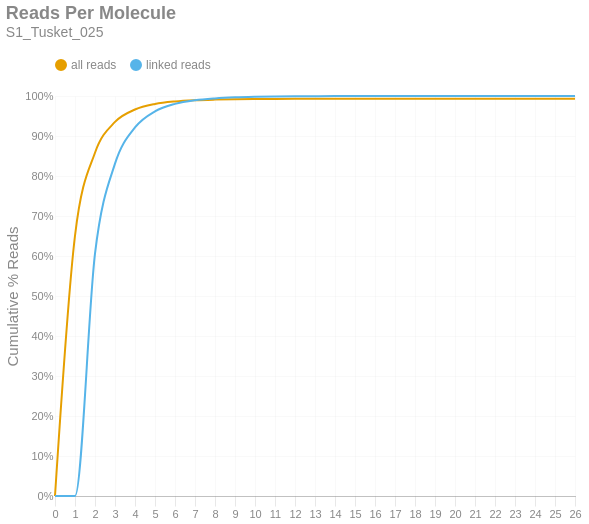

Notebook code cell kept with this figure:
### Markdown cell above
### Reads per Molecule
This chart shows the cumulative distribution of the number of reads per linked molecule. That is, how many alignments are associated with a unique molecule. This excludes the number of reads associated with invalid or absent linked-read barcodes. The `linked` histogram is the percentages recalculated when disregarding singletons.

### Code cell
if SKIPLR:
    print_html(f"Skipped")
else:
    counts = np.bincount(valids['reads'].cast(pl.Int64).to_numpy())
    weighted = counts * np.arange(len(counts))
    all_perc = weighted / n_reads
    linked_perc = weighted / n_linked_reads
    linked_perc[1] = 0
    binned_df = pl.DataFrame({
        'readsper': list(range(len(counts))),
        'all reads (cumsum)': np.cumsum(all_perc).tolist(),
        'linked reads (cumsum)': np.cumsum(linked_perc).tolist(),
    })

    with SafeRender(binned_df):
        (
            density_plot(binned_df, 'Reads Per Molecule', samplename, 'readspmol')
            .encode(
                x=alt.X('readsper:O', title=None).axis(labelAngle=0).scale(padding=0),
                y=alt.Y('value:Q', title='Cumulative % Reads').axis(format='%').stack(False),
                color=alt.Color("key:N").scale(domain=["all reads", "linked reads"]),
                tooltip=[
                    alt.Tooltip("key:N", title="Data Type"),
                    alt.Tooltip("readsper:O", title="Reads Per Molecule"),
                    alt.Tooltip("value:Q", format=".2%", title="% Reads (Cum.)")
                ]            
            )
        ).display()

### Figure 1 — Vega-Lite specification as saved in the notebook (floating-point values rounded to 4 significant figures)
{"width": "container", "height": 400, "config": {"title": {"anchor": "start", "dy": -15, "fontSize": 18, "color": "#888888", "subtitleColor": "#888888", "subtitleFontSize": 14}, "arc": {"fill": "#0072B2"}, "axis": {"domainColor": "#888888", "domainWidth": 0.5, "gridWidth": 0.2, "grid": false, "titleFontWeight": 400, "titleFontSize": 15, "labelFontSize": 11, "labelColor": "#888888", "tickColor": "#888888", "tickWidth": 0.2, "titleColor": "#888888"}, "axisBand": {"grid": false}, "axisX": {"grid": true, "tickSize": 10, "domainCap": "round"}, "axisY": {"domain": false, "grid": true, "tickSize": 0, "domainCap": "round"}, "background": "transparent", "header": {"labelFontSize": 15, "labelColor": "#888888", "titleFontSize": 15, "titleFontWeight": 600, "titleColor": "#888888"}, "legend": {"labelFont": "sans-serif", "labelFontSize": 12, "labelColor": "#888888", "symbolSize": 100, "symbolType": "circle", "titleFontSize": 12, "titlePadding": 10, "titleColor": "#888888", "title": null, "orient": "top"}, "range": {"category": ["#E69F00", "#56B4E9", "#009E73", "#F0E442", "#0072B2", "#D55E00", "#CC79A7", "#000000"], "diverging": ["#cfe8f3", "#a2d4ec", "#73bfe2", "#46abdb", "#1696d2", "#12719e"]}, "area": {"fill": "#0072B2", "fillOpacity": 0.7, "line": true, "strokeOpacity": 0.7}, "line": {"color": "#0072B2", "stroke": "#0072B2", "strokeWidth": 2}, "trail": {"color": "#0072B2", "stroke": "#0072B2", "strokeWidth": 0, "size": 1}, "point": {"filled": true, "fillOpacity": 1.0, "size": 95}, "text": {"color": "#888888", "fontSize": 11, "align": "right", "fontWeight": 400, "size": 11}, "bar": {"fill": "#0072B2", "stroke": null}, "view": {"stroke": null, "continuousWidth": 660, "continuousHeight": 400}}, "data": {"name": "data-5c9c91b4e2dd03ac95dfca78544ab609"}, "mark": {"type": "line", "interpolate": "monotone", "point": {"opacity": 0, "size": 275}}, "encoding": {"color": {"field": "key", "scale": {"domain": ["all reads", "linked reads"]}, "type": "nominal"}, "tooltip": [{"field": "key", "title": "Data Type", "type": "nominal"}, {"field": "readsper", "title": "Reads Per Molecule", "type": "ordinal"}, {"field": "value", "format": ".2%", "title": "% Reads (Cum.)", "type": "quantitative"}], "x": {"axis": {"labelAngle": 0}, "field": "readsper", "scale": {"padding": 0}, "title": null, "type": "ordinal"}, "y": {"axis": {"format": "%"}, "field": "value", "stack": false, "title": "Cumulative % Reads", "type": "quantitative"}}, "params": [{"name": "param_c36ac31b6afebe62", "select": {"type": "point", "fields": ["key"]}, "bind": "legend"}], "title": {"text": "Reads Per Molecule", "subtitle": "S1_Tusket_025"}, "transform": [{"fold": ["all reads (cumsum)", "linked reads (cumsum)"]}, {"calculate": "replace(datum.key, ' (cumsum)', '')", "as": "key"}, {"filter": {"param": "param_c36ac31b6afebe62"}}], "usermeta": {"embedOptions": {"downloadFileName": "S1_Tusket_025.readspmol"}}, "$schema": "https://vega.github.io/schema/vega-lite/v6.1.0.json", "datasets": {"data-5c9c91b4e2dd03ac95dfca78544ab609": [{"readsper": 0, "all reads (cumsum)": 0.0, "linked reads (cumsum)": 0.0}, {"readsper": 1, "all reads (cumsum)": 0.6506, "linked reads (cumsum)": 0.0}, {"readsper": 2, "all reads (cumsum)": 0.8581, "linked reads (cumsum)": 0.6057}, {"readsper": 3, "all reads (cumsum)": 0.9352, "linked reads (cumsum)": 0.8309}, {"readsper": 4, "all reads (cumsum)": 0.9662, "linked reads (cumsum)": 0.9214}, {"readsper": 5, "all reads (cumsum)": 0.98, "linked reads (cumsum)": 0.9617}, {"readsper": 6, "all reads (cumsum)": 0.9863, "linked reads (cumsum)": 0.9803}, {"readsper": 7, "all reads (cumsum)": 0.9894, "linked reads (cumsum)": 0.9894}, {"readsper": 8, "all reads (cumsum)": 0.991, "linked reads (cumsum)": 0.994}, {"readsper": 9, "all reads (cumsum)": 0.9919, "linked reads (cumsum)": 0.9967}, {"readsper": 10, "all reads (cumsum)": 0.9924, "linked reads (cumsum)": 0.9981}, {"readsper": 11, "all reads (cumsum)": 0.9927, "linked reads (cumsum)": 0.9989}, {"readsper": 12, "all reads (cumsum)": 0.9929, "linked reads (cumsum)": 0.9994}, {"readsper": 13, "all reads (cumsum)": 0.9929, "linked reads (cumsum)": 0.9996}, {"readsper": 14, "all reads (cumsum)": 0.993, "linked reads (cumsum)": 0.9998}, {"readsper": 15, "all reads (cumsum)": 0.993, "linked reads (cumsum)": 0.9998}, {"readsper": 16, "all reads (cumsum)": 0.993, "linked reads (cumsum)": 0.9999}, {"readsper": 17, "all reads (cumsum)": 0.9931, "linked reads (cumsum)": 0.9999}, {"readsper": 18, "all reads (cumsum)": 0.9931, "linked reads (cumsum)": 1.0}, {"readsper": 19, "all reads (cumsum)": 0.9931, "linked reads (cumsum)": 1.0}, {"readsper": 20, "all reads (cumsum)": 0.9931, "linked reads (cumsum)": 1.0}, {"readsper": 21, "all reads (cumsum)": 0.9931, "linked reads (cumsum)": 1.0}, {"readsper": 22, "all reads (cumsum)": 0.9931, "linked reads (cumsum)": 1.0}, {"readsper": 23, "all reads (cumsum)": 0.9931, "linked reads (cumsum)": 1.0}, {"readsper": 24, "all reads (cumsum)": 0.9931, "linked reads (cumsum)": 1.0}, {"readsper": 25, "all reads (cumsum)": 0.9931, "linked reads (cumsum)": 1.0}, {"readsper": 26, "all reads (cumsum)": 0.9931, "linked reads (cumsum)": 1.0}]}}
